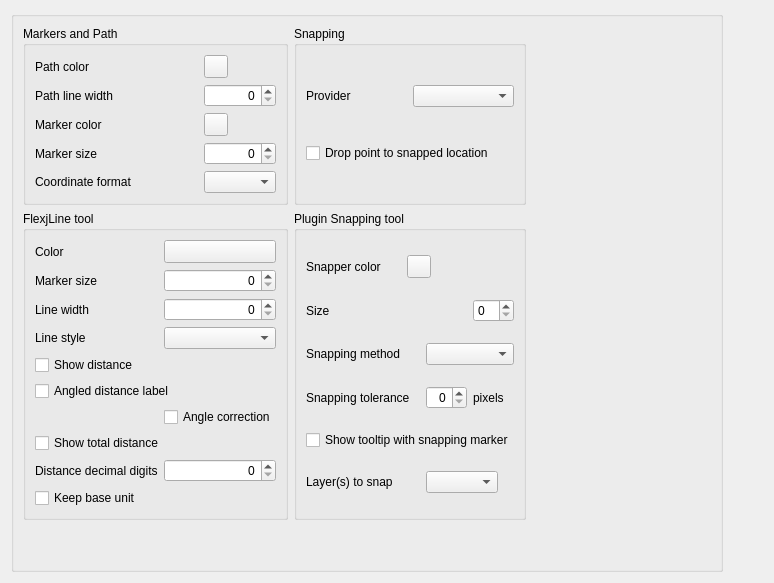
     <widget class="QWidget" name="displayTab">
      <attribute name="title">
       <string>Display</string>
      </attribute>
      <layout class="QGridLayout" name="gridLayout">
       <item row="0" column="0">
        <widget class="QGroupBox" name="snappingToolSnapToAllLayers">
         <property name="locale">
          <locale language="C" country="AnyCountry"/>
         </property>
         <property name="title">
          <string/>
         </property>
         <layout class="QGridLayout" name="gridLayout_11">
          <item row="1" column="0">
           <widget class="QGroupBox" name="groupBox_8">
            <property name="title">
             <string>Markers and Path</string>
            </property>
            <layout class="QGridLayout" name="gridLayout_5">
             <item row="0" column="0">
              <widget class="QLabel" name="label">
               <property name="text">
                <string>Path color</string>
               </property>
              </widget>
             </item>
             <item row="0" column="1">
              <widget class="QgsColorButton" name="rubberBandColor">
               <property name="locale">
                <locale language="C" country="AnyCountry"/>
               </property>
               <property name="allowOpacity">
                <bool>true</bool>
               </property>
              </widget>
             </item>
             <item row="1" column="0">
              <widget class="QLabel" name="label_2">
               <property name="text">
                <string>Path line width</string>
               </property>
              </widget>
             </item>
             <item row="1" column="1">
              <widget class="QSpinBox" name="rubberBandSize">
               <property name="locale">
                <locale language="C" country="AnyCountry"/>
               </property>
               <property name="alignment">
                <set>Qt::AlignRight|Qt::AlignTrailing|Qt::AlignVCenter</set>
               </property>
               <property name="maximum">
                <number>10</number>
               </property>
              </widget>
             </item>
             <item row="2" column="0">
              <widget class="QLabel" name="label_3">
               <property name="text">
                <string>Marker color</string>
               </property>
              </widget>
             </item>
             <item row="2" column="1">
              <widget class="QgsColorButton" name="markerColor">
               <property name="locale">
                <locale language="C" country="AnyCountry"/>
               </property>
               <property name="allowOpacity">
                <bool>true</bool>
               </property>
              </widget>
             </item>
             <item row="3" column="0">
              <widget class="QLabel" name="label_4">
               <property name="text">
                <string>Marker size</string>
               </property>
              </widget>
             </item>
             <item row="3" column="1">
              <widget class="QSpinBox" name="markerSize">
               <property name="locale">
                <locale language="C" country="AnyCountry"/>
               </property>
               <property name="alignment">
                <set>Qt::AlignRight|Qt::AlignTrailing|Qt::AlignVCenter</set>
               </property>
              </widget>
             </item>
             <item row="4" column="0">
              <widget class="QLabel" name="label_25">
               <property name="text">
                <string>Coordinate format</string>
               </property>
              </widget>
             </item>
             <item row="4" column="1">
              <widget class="QComboBox" name="coordinateFormat">
               <property name="layoutDirection">
                <enum>Qt::LeftToRight</enum>
               </property>
               <property name="insertPolicy">
                <enum>QComboBox::InsertAtBottom</enum>
               </property>
              </widget>
             </item>
            </layout>
           </widget>
          </item>
          <item row="2" column="2">
           <spacer name="horizontalSpacer_3">
            <property name="orientation">
             <enum>Qt::Horizontal</enum>
            </property>
            <property name="sizeHint" stdset="0">
             <size>
              <width>40</width>
              <height>20</height>
             </size>
            </property>
           </spacer>
          </item>
          <item row="1" column="2">
           <spacer name="horizontalSpacer_2">
            <property name="orientation">
             <enum>Qt::Horizontal</enum>
            </property>
            <property name="sizeHint" stdset="0">
             <size>
              <width>185</width>
              <height>20</height>
             </size>
            </property>
           </spacer>
          </item>
          <item row="2" column="0" rowspan="2">
           <widget class="QGroupBox" name="groupBox_9">
            <property name="title">
             <string>FlexjLine tool</string>
            </property>
            <layout class="QGridLayout" name="gridLayout_2">
             <item row="2" column="1">
              <widget class="QSpinBox" name="flexjLineToolLineWidth">
               <property name="alignment">
                <set>Qt::AlignRight|Qt::AlignTrailing|Qt::AlignVCenter</set>
               </property>
              </widget>
             </item>
             <item row="6" column="0" colspan="2">
              <widget class="QCheckBox" name="flexjLineToolSlopingDistance">
               <property name="text">
                <string>Angled distance label</string>
               </property>
              </widget>
             </item>
             <item row="3" column="1">
              <widget class="QComboBox" name="flexjLineToolLineStyle"/>
             </item>
             <item row="0" column="1">
              <widget class="QgsColorButton" name="flexjLineToolColor">
               <property name="sizePolicy">
                <sizepolicy hsizetype="Minimum" vsizetype="Fixed">
                 <horstretch>0</horstretch>
                 <verstretch>0</verstretch>
                </sizepolicy>
               </property>
              </widget>
             </item>
             <item row="9" column="1">
              <widget class="QSpinBox" name="flexjLineToolDistanceDecimalDigits">
               <property name="alignment">
                <set>Qt::AlignRight|Qt::AlignTrailing|Qt::AlignVCenter</set>
               </property>
               <property name="maximum">
                <number>10</number>
               </property>
              </widget>
             </item>
             <item row="9" column="0">
              <widget class="QLabel" name="label_41">
               <property name="text">
                <string>Distance decimal digits</string>
               </property>
              </widget>
             </item>
             <item row="10" column="0">
              <widget class="QCheckBox" name="flexjLineToolKeepBaseUnit">
               <property name="text">
                <string>Keep base unit</string>
               </property>
              </widget>
             </item>
             <item row="1" column="0">
              <widget class="QLabel" name="label_37">
               <property name="text">
                <string>Marker size</string>
               </property>
              </widget>
             </item>
             <item row="0" column="0">
              <widget class="QLabel" name="label_36">
               <property name="text">
                <string>Color</string>
               </property>
              </widget>
             </item>
             <item row="2" column="0">
              <widget class="QLabel" name="label_39">
               <property name="text">
                <string>Line width</string>
               </property>
              </widget>
             </item>
             <item row="3" column="0">
              <widget class="QLabel" name="label_38">
               <property name="text">
                <string>Line style</string>
               </property>
              </widget>
             </item>
             <item row="8" column="0" colspan="2">
              <widget class="QCheckBox" name="flexjLineToolShowTotalDistance">
               <property name="text">
                <string>Show total distance</string>
               </property>
              </widget>
             </item>
             <item row="4" column="0" colspan="2">
              <widget class="QCheckBox" name="flexjLineToolShowDistance">
               <property name="text">
                <string>Show distance</string>
               </property>
              </widget>
             </item>
             <item row="1" column="1">
              <widget class="QSpinBox" name="flexjLineToolMarkerSize">
               <property name="alignment">
                <set>Qt::AlignRight|Qt::AlignTrailing|Qt::AlignVCenter</set>
               </property>
              </widget>
             </item>
             <item row="7" column="1">
              <widget class="QCheckBox" name="flexjLineToolAngleCorrection">
               <property name="text">
                <string>Angle correction</string>
               </property>
              </widget>
             </item>
            </layout>
           </widget>
          </item>
          <item row="4" column="0">
           <spacer name="verticalSpacer_4">
            <property name="orientation">
             <enum>Qt::Vertical</enum>
            </property>
            <property name="sizeHint" stdset="0">
             <size>
              <width>20</width>
              <height>10</height>
             </size>
            </property>
           </spacer>
          </item>
          <item row="1" column="1">
           <widget class="QGroupBox" name="groupBox_12">
            <property name="title">
             <string>Snapping</string>
            </property>
            <layout class="QGridLayout" name="gridLayout_13">
             <item row="0" column="0">
              <widget class="QLabel" name="label_42">
               <property name="text">
                <string>Provider</string>
               </property>
              </widget>
             </item>
             <item row="0" column="1">
              <widget class="QComboBox" name="snappingToolSnappingProvider"/>
             </item>
             <item row="1" column="0" colspan="2">
              <widget class="QCheckBox" name="snappingToolSnapToMatchedPoint">
               <property name="text">
                <string>Drop point to snapped location</string>
               </property>
              </widget>
             </item>
            </layout>
           </widget>
          </item>
          <item row="2" column="1" rowspan="2">
           <widget class="QGroupBox" name="groupBox_5">
            <property name="title">
             <string>Plugin Snapping tool</string>
            </property>
            <layout class="QGridLayout" name="gridLayout_6">
             <item row="5" column="2" colspan="2">
              <widget class="QComboBox" name="snappingToolSnappingBehaviour">
               <property name="sizePolicy">
                <sizepolicy hsizetype="Fixed" vsizetype="Fixed">
                 <horstretch>0</horstretch>
                 <verstretch>0</verstretch>
                </sizepolicy>
               </property>
              </widget>
             </item>
             <item row="2" column="2" colspan="2">
              <widget class="QComboBox" name="snappingToolMethod"/>
             </item>
             <item row="3" column="2">
              <widget class="QSpinBox" name="snappingToolPixels">
               <property name="alignment">
                <set>Qt::AlignRight|Qt::AlignTrailing|Qt::AlignVCenter</set>
               </property>
               <property name="maximum">
                <number>50</number>
               </property>
              </widget>
             </item>
             <item row="4" column="0" colspan="4">
              <widget class="QCheckBox" name="snappingToolShowToolTip">
               <property name="text">
                <string>Show tooltip with snapping marker</string>
               </property>
              </widget>
             </item>
             <item row="0" column="0">
              <widget class="QLabel" name="label_29">
               <property name="text">
                <string>Snapper color</string>
               </property>
              </widget>
             </item>
             <item row="3" column="3">
              <widget class="QLabel" name="label_32">
               <property name="text">
                <string>pixels</string>
               </property>
              </widget>
             </item>
             <item row="5" column="0" colspan="2">
              <widget class="QLabel" name="label_33">
               <property name="text">
                <string>Layer(s) to snap</string>
               </property>
              </widget>
             </item>
             <item row="1" column="0">
              <widget class="QLabel" name="label_30">
               <property name="text">
                <string>Size</string>
               </property>
              </widget>
             </item>
             <item row="2" column="0">
              <widget class="QLabel" name="label_27">
               <property name="text">
                <string>Snapping method</string>
               </property>
              </widget>
             </item>
             <item row="1" column="3">
              <widget class="QSpinBox" name="snappingToolSize"/>
             </item>
             <item row="0" column="1" colspan="3">
              <widget class="QgsColorButton" name="snappingToolColor">
               <property name="sizePolicy">
                <sizepolicy hsizetype="Fixed" vsizetype="Fixed">
                 <horstretch>0</horstretch>
                 <verstretch>0</verstretch>
                </sizepolicy>
               </property>
               <property name="allowOpacity">
                <bool>true</bool>
               </property>
              </widget>
             </item>
             <item row="3" column="0" colspan="2">
              <widget class="QLabel" name="label_28">
               <property name="text">
                <string>Snapping tolerance</string>
               </property>
              </widget>
             </item>
            </layout>
           </widget>
          </item>
          <item row="4" column="1">
           <spacer name="verticalSpacer_3">
            <property name="orientation">
             <enum>Qt::Vertical</enum>
            </property>
            <property name="sizeHint" stdset="0">
             <size>
              <width>20</width>
              <height>40</height>
             </size>
            </property>
           </spacer>
          </item>
         </layout>
        </widget>
       </item>
       <item row="0" column="1">
        <spacer name="horizontalSpacer_8">
         <property name="orientation">
          <enum>Qt::Horizontal</enum>
         </property>
         <property name="sizeHint" stdset="0">
          <size>
           <width>40</width>
           <height>20</height>
          </size>
         </property>
        </spacer>
       </item>
      </layout>
     </widget>
